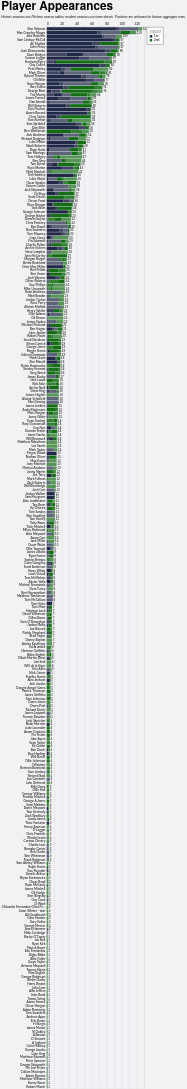

Vega-Lite specification for this chart:
### Vega-Lite specification from a JSON file in a GitHub repository (floating-point values rounded to 4 significant figures; data arrays with more than 128 entries replaced by an {"elided": "..."} marker saying what was removed)
{"config": {"axis": {"labelFont": "Lato, sans-serif", "titleFont": "PT Sans Narrow, Helvetica Neue, Helvetica, Arial, sans-serif", "labelFontSize": 13, "titleFontSize": 24, "gridColor": "#202947", "gridOpacity": 0.2}, "header": {"labelFont": "PT Sans Narrow, Helvetica Neue, Helvetica, Arial, sans-serif", "titleFont": "PT Sans Narrow, Helvetica Neue, Helvetica, Arial, sans-serif", "labelFontSize": 24, "titleFontSize": 28, "labelFontWeight": "bold", "orient": "left"}, "legend": {"labelFont": "Lato, sans-serif", "titleFont": "PT Sans Narrow, Helvetica Neue, Helvetica, Arial, sans-serif", "labelFontSize": 14, "titleFontSize": 16, "titlePadding": 5, "fillColor": "white", "strokeColor": "black", "padding": 10, "titleFontWeight": "lighter", "titleFontStyle": "italic", "titleColor": "gray", "offset": 10}, "title": {"font": "PT Sans Narrow, Helvetica Neue, Helvetica, Arial, sans-serif", "fontSize": 48, "fontWeight": "bold", "anchor": "start", "align": "center", "titlePadding": 20, "subtitlePadding": 10, "subtitleFontSize": 13, "subtitleColor": "", "subtitleFontStyle": "italic", "offset": 15, "color": "black"}, "axisX": {"labelAngle": 0}, "facet": {"title": null, "header": null, "align": {"row": "each", "column": "each"}}, "resolve": {"scale": {"y": "independent", "facet": "independent"}}, "background": "#f2f1f4"}, "layer": [{"mark": {"type": "bar"}, "encoding": {"color": {"field": "squad", "legend": {"orient": "right"}, "scale": {"domain": ["1st", "2nd"], "range": ["#202947", "#146f14"]}, "title": "Squad", "type": "nominal"}, "opacity": {"field": "start", "legend": null, "scale": {"domain": ["Start", "Bench", "Unknown"], "range": [1.0, 0.7, 0.4]}, "type": "nominal"}, "order": {"field": "squad", "sort": "ascending", "type": "quantitative"}, "tooltip": [{"field": "player", "title": "Player", "type": "nominal"}, {"field": "squad", "title": "Squad", "type": "nominal"}, {"aggregate": "sum", "field": "games", "title": "Games", "type": "quantitative"}, {"field": "start", "title": "Started?", "type": "nominal"}], "x": {"aggregate": "sum", "axis": {"orient": "top", "title": null}, "field": "games", "type": "quantitative"}, "y": {"field": "player", "sort": "-x", "title": null, "type": "nominal"}}, "title": {"text": "Player Appearances", "subtitle": "Historic seasons use Pitchero season tables; modern seasons use team sheets. Positions are unknown for historic aggregate rows."}}, {"mark": {"type": "text", "align": "left", "baseline": "middle", "dx": 3, "fontSize": 12}, "encoding": {"text": {"aggregate": "sum", "field": "games", "type": "quantitative"}, "x": {"aggregate": "sum", "field": "games", "type": "quantitative"}, "y": {"field": "player", "sort": "-x", "type": "nominal"}}}], "data": {"name": "data-b878e48ad55eb1936f46f4008214199c"}, "height": {"step": 15}, "width": 400, "$schema": "https://vega.github.io/schema/vega-lite/v5.20.1.json", "datasets": {"data-b878e48ad55eb1936f46f4008214199c": {"elided": "2104 records"}}}
